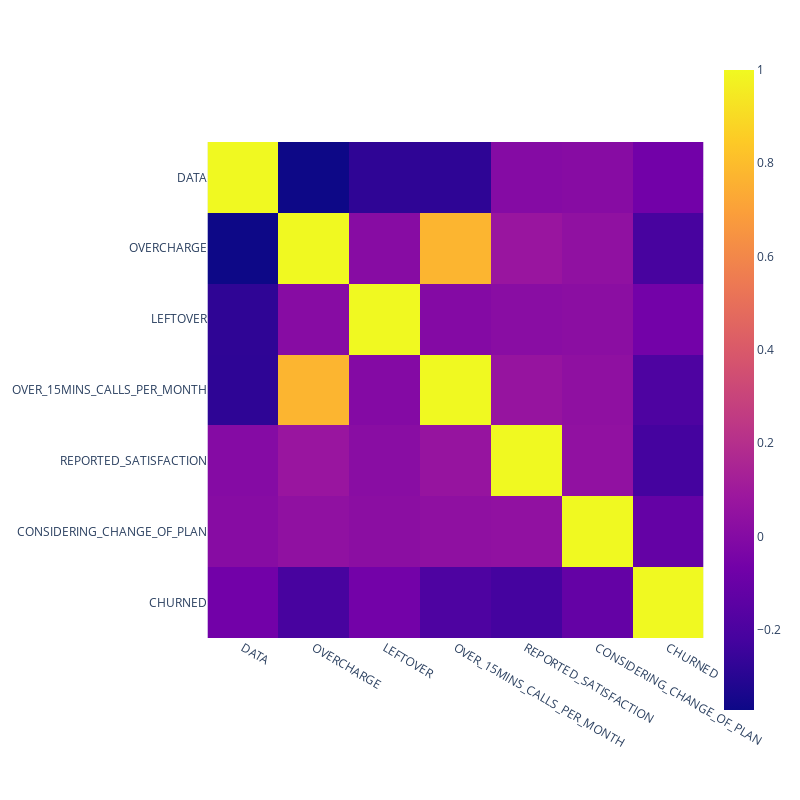

The notebook cell saved with this chart:
### Code cell
corr = df_training.corr()

fig = px.imshow(corr, width=800, height=800)
fig.show()

### Figure 1 — Plotly figure (JSON) as saved in the notebook; plotly's stock layout.template omitted (floating-point values rounded to 4 significant figures)
{"data": [{"coloraxis": "coloraxis", "hovertemplate": "x: %{x}<br>y: %{y}<br>color: %{z}<extra></extra>", "name": "0", "type": "heatmap", "x": ["DATA", "OVERCHARGE", "LEFTOVER", "OVER_15MINS_CALLS_PER_MONTH", "REPORTED_SATISFACTION", "CONSIDERING_CHANGE_OF_PLAN", "CHURNED"], "xaxis": "x", "y": ["DATA", "OVERCHARGE", "LEFTOVER", "OVER_15MINS_CALLS_PER_MONTH", "REPORTED_SATISFACTION", "CONSIDERING_CHANGE_OF_PLAN", "CHURNED"], "yaxis": "y", "z": [[1, -0.3725, -0.2814, -0.2854, 0.0004649, 0.007062, -0.06694], [-0.3725, 1, 0.01003, 0.7741, 0.07269, 0.04178, -0.213], [-0.2814, 0.01003, 1, -0.001836, 0.01474, 0.02414, -0.06317], [-0.2854, 0.7741, -0.001836, 1, 0.06402, 0.03805, -0.1928], [0.0004649, 0.07269, 0.01474, 0.06402, 1, 0.04484, -0.2223], [0.007062, 0.04178, 0.02414, 0.03805, 0.04484, 1, -0.1171], [-0.06694, -0.213, -0.06317, -0.1928, -0.2223, -0.1171, 1]]}], "layout": {"coloraxis": {"colorscale": [[0, "#0d0887"], [0.1111, "#46039f"], [0.2222, "#7201a8"], [0.3333, "#9c179e"], [0.4444, "#bd3786"], [0.5556, "#d8576b"], [0.6667, "#ed7953"], [0.7778, "#fb9f3a"], [0.8889, "#fdca26"], [1, "#f0f921"]]}, "height": 800, "margin": {"t": 60}, "width": 800, "xaxis": {"anchor": "y", "constrain": "domain", "domain": [0, 1], "scaleanchor": "y"}, "yaxis": {"anchor": "x", "autorange": "reversed", "constrain": "domain", "domain": [0, 1]}}}
